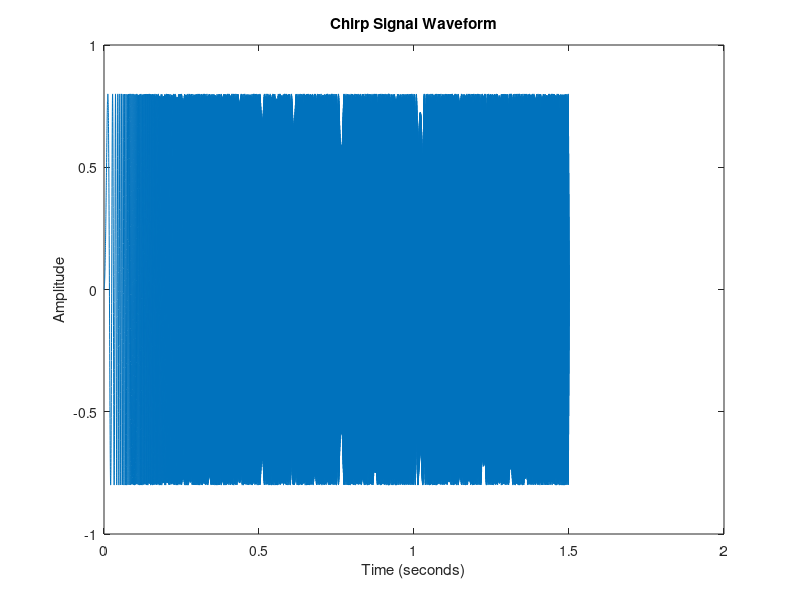

This figure's MATLAB source:
% Parameters for the chirp signal
Fs = 10000;        % Sampling frequency
A = 0.8;           % Amplitude of the chirp signal
Ts = 1/Fs;         % Sampling period
dur = 1.5;         % Duration of the chirp signal (in seconds)
f1 = 100;          % Starting frequency of the chirp (in Hz)
f2 = 5000;         % Ending frequency of the chirp (in Hz)

% Time vector
t = 0:Ts:dur;

% Instantaneous phase (theta) for a quadratic FM chirp
Theta = 2*pi*(f1 + (f2 - f1)/(2*dur) * t.^2); 

% Chirp signal using sin function
chirpsig = A * sin(Theta);

% Plot the waveform of the chirp signal
figure;
plot(t, chirpsig);
xlabel('Time (seconds)');
ylabel('Amplitude');
title('Chirp Signal Waveform');

% Save the chirp signal to a WAV file
audiowrite('chirp_signal.wav', chirpsig, Fs);
disp('Chirp signal saved to chirp_signal.wav');

% Function to generate a linear FM chirp signal
function signal = mychirp(f1, f2, dur, fs)
    % MYCHIRP Generate a linear-FM chirp signal
    %
    % Usage: xx = mychirp(f1, f2, dur, fs)
    %
    % f1 = starting frequency (Hz)
    % f2 = ending frequency (Hz)
    % dur = total duration of the chirp signal (seconds)
    % fs = sampling frequency (Hz)

    % Check if fs is provided; if not, set default fs = 8000
    if nargin < 4
        fs = 8000; % default sampling frequency
    end
    
    % Time vector
    ts = 1 / fs; % Sampling period
    t = 0:ts:dur-ts; % Time vector
    
    % Calculate the frequency slope
    a = (f2 - f1) / (2 * dur); % Slope of the chirp
    
    % Generate the instantaneous phase (theta)
    theta = 2 * pi * (f1 * t + a * t.^2);
    
    % Generate the chirp signal by taking the real part of the complex exponential
    signal = real(exp(1i * theta));
end

